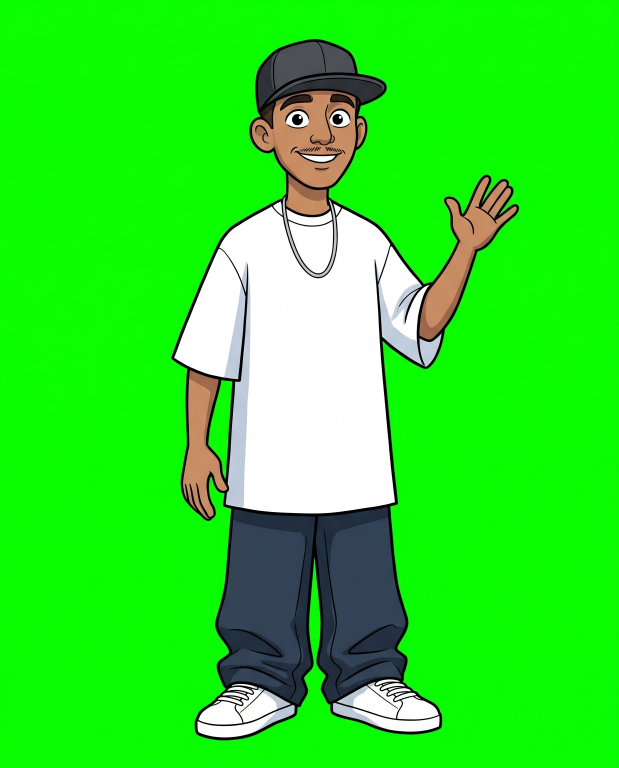
#> input picture kit/kevin/original_principal.jpg, 1856 x 2304 px (shown at 1/3 size)
$ python -i estilizar.py   (imports and definitions only)
#> lines starting #> are read from the running program, lines starting #| are printed output that depends on the picture
#> in estilizar, img is the input picture: PIL image 1856x2304 RGB; mean R, G, B 48.9, 228.4, 41.2
"""Estiliza una foto con los colores de la marca.

Uso:  python3 kit/estilizar.py fotos/original.jpg salida.png [estilo] [ancho alto]
Estilos: duotono (por defecto) | poster | grabado
Tamaño por defecto 1080x760 (la franja de foto de la diapositiva tipo "foto").
Recorta al centro para llenar el tamaño pedido, con ligero sesgo hacia arriba (caras).
"""
import sys
from PIL import Image, ImageOps, ImageFilter, ImageDraw, ImageEnhance

NAVY, MID, GOLD, PAPER = (15, 35, 64), (42, 63, 99), (212, 160, 23), (245, 242, 235)


def fit(img, w, h):
#> called with w = 1080, h = 760
    sw, sh = img.size
#> sw = 1856; sh = 2304
    scale = max(w / sw, h / sh)
#> scale = 0.582
    img = img.resize((round(sw * scale), round(sh * scale)), Image.LANCZOS)
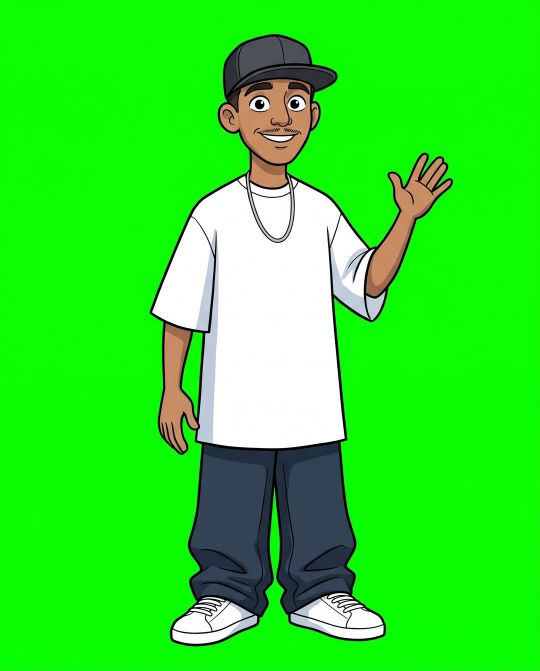
#> img: PIL image 1080x1341 RGB (shown at 1/2 size); mean R, G, B 48.9, 228.4, 41.2
    x = (img.width - w) // 2
#> x = 0
    y = int((img.height - h) * 0.35)        # sesgo hacia arriba
#> y = 203
    return img.crop((x, y, x + w, y + h))
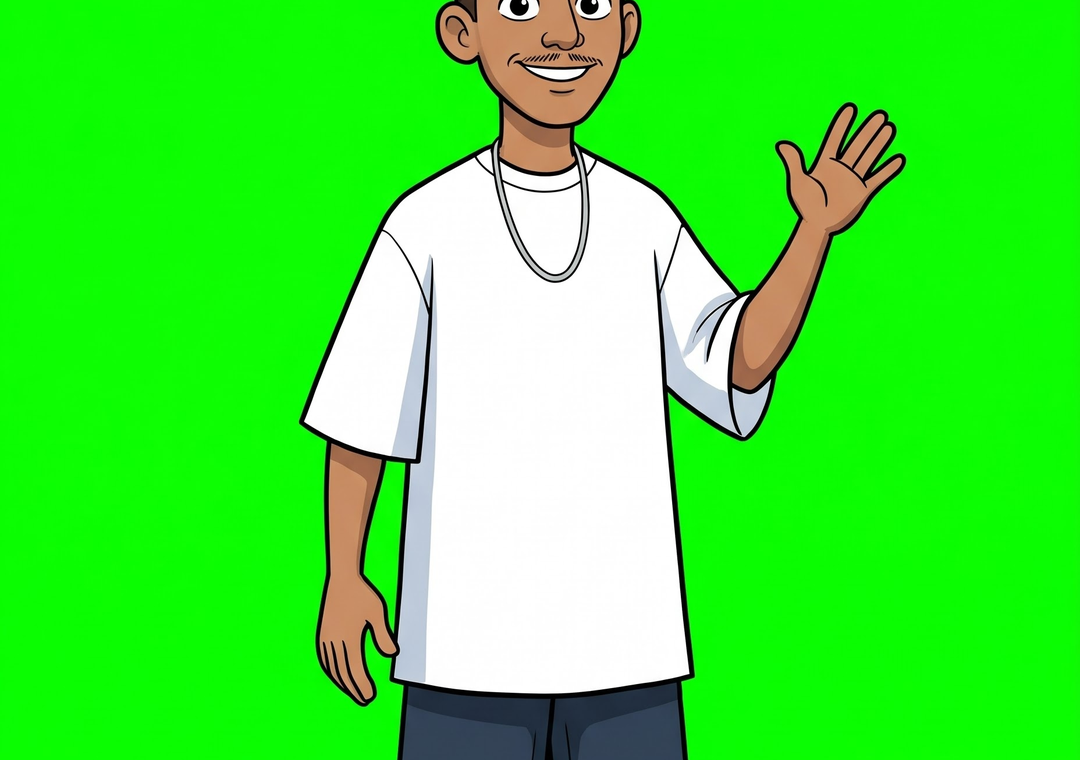
#> returned value: PIL image 1080x760 RGB; mean R, G, B 68.2, 234.5, 57.7


def gray(img):
    g = ImageOps.grayscale(img)
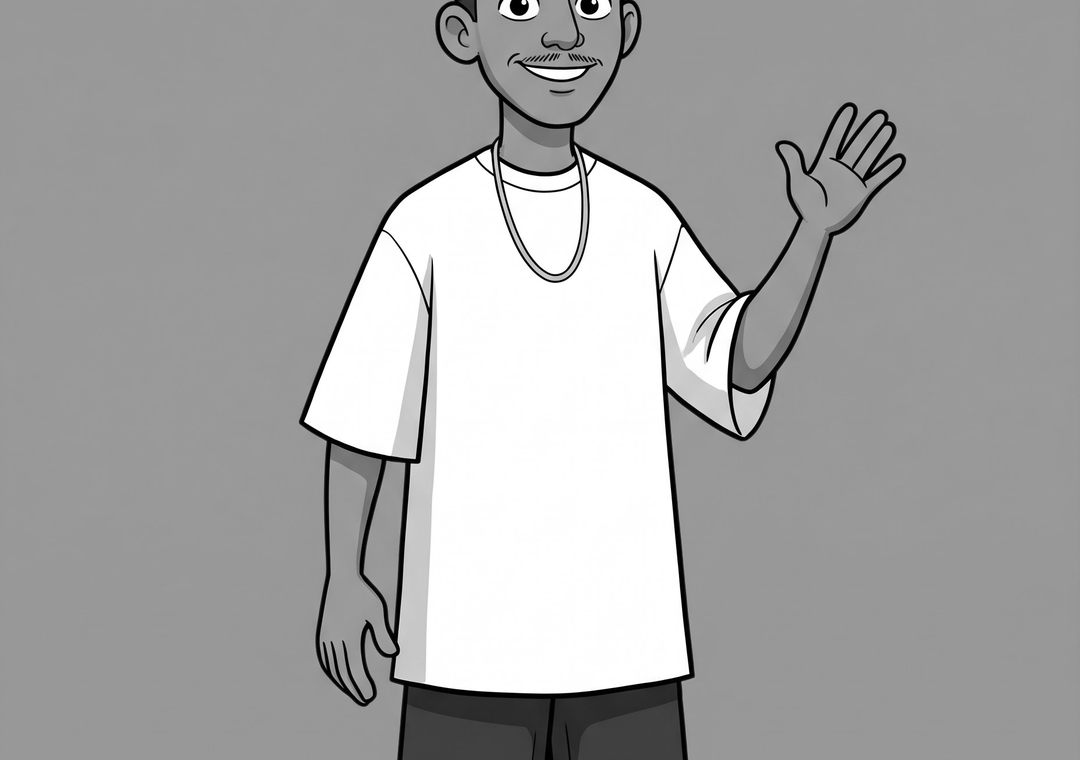
#> g: PIL image 1080x760 L; min 0, max 255, mean 164.6
    g = ImageOps.autocontrast(g, cutoff=1)
    return ImageEnhance.Contrast(g).enhance(1.15)
#> returned value: PIL image 1080x760 L


def ramp(stops):
    """Mapa de 256 colores interpolando entre (posición, color)."""
    lut = []
#> lut = []
    for i in range(256):
        t = i / 255
        for (p0, c0), (p1, c1) in zip(stops, stops[1:]):
            if p0 <= t <= p1:
                k = (t - p0) / (p1 - p0)
                lut.append(tuple(round(a + (b - a) * k) for a, b in zip(c0, c1)))
                break
#> after the loop, lut = 256 items, first 6: (15, 35, 64), (15, 35, 64), (15, 35, 64), (16, 36, 65), (16, 36, 65), (16, 36, 65)
    return lut


def apply_lut(g, lut):
    r = g.point([c[0] for c in lut]); gg = g.point([c[1] for c in lut]); b = g.point([c[2] for c in lut])
#> after `r = g.point([c[0] for c in lut])`:
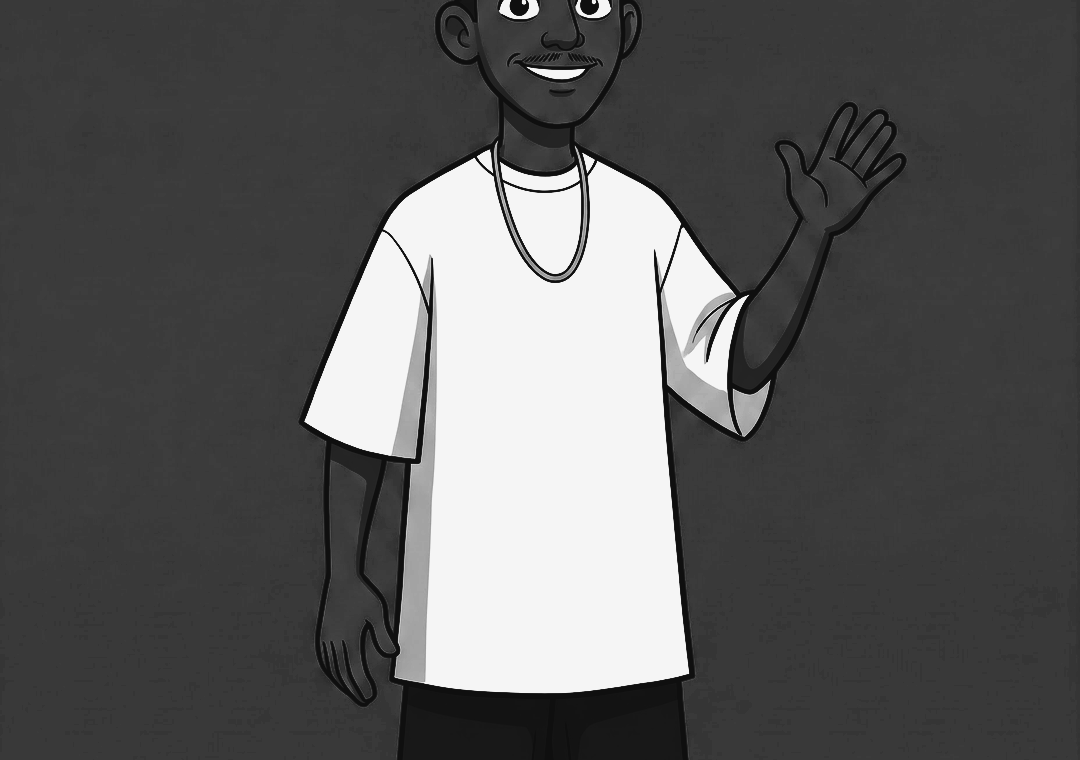
#> r: PIL image 1080x760 L; min 15, max 245, mean 90.7
#> after `b = g.point([c[2] for c in lut])`:
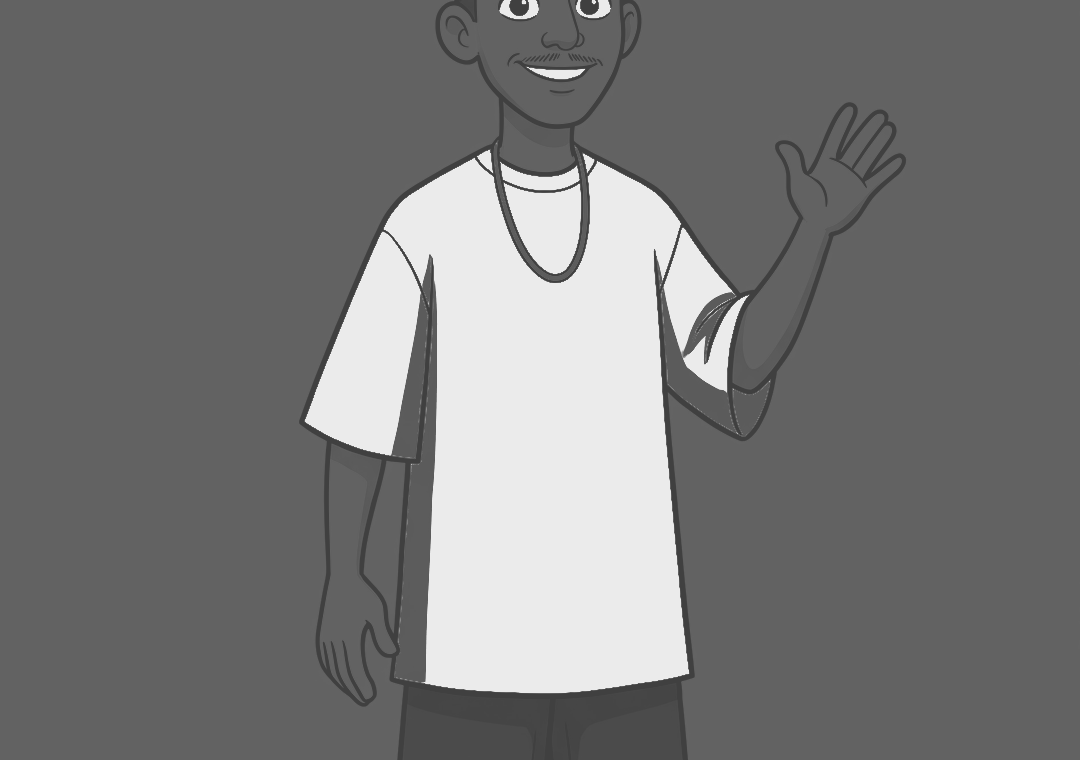
#> b: PIL image 1080x760 L; min 64, max 235, mean 120.4
    return Image.merge("RGB", (r, gg, b))
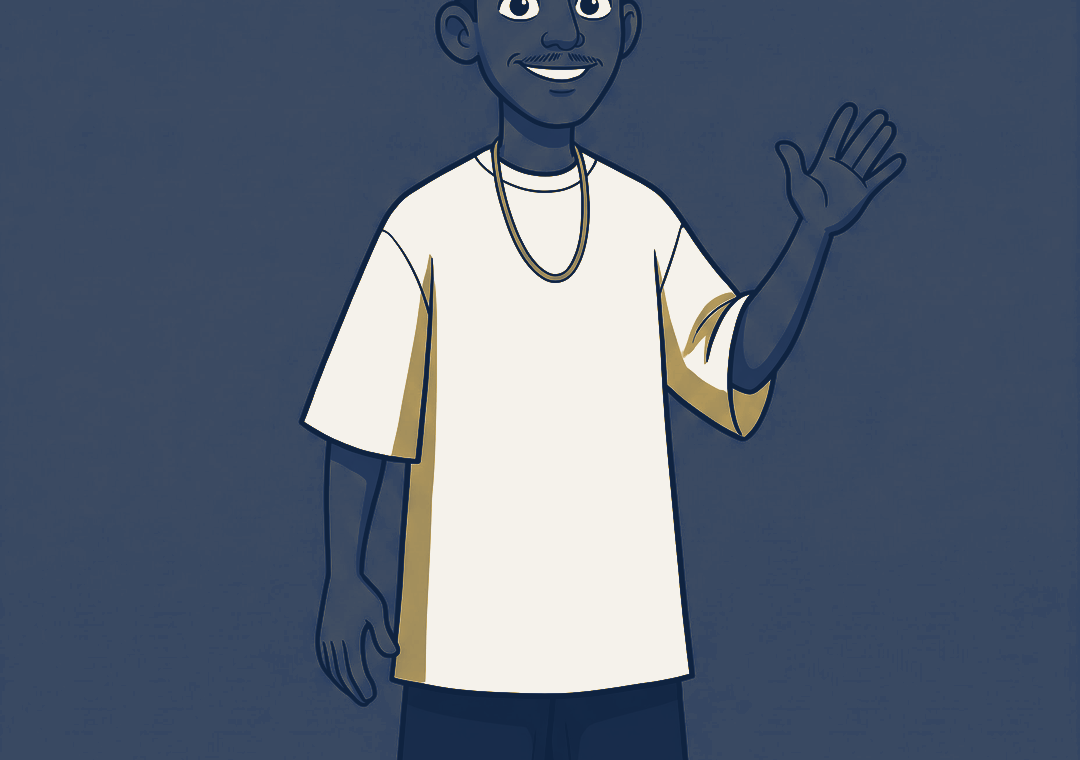
#> returned value: PIL image 1080x760 RGB; mean R, G, B 90.7, 102.5, 120.4


def duotono(g):
    return apply_lut(g, ramp([(0, NAVY), (0.55, MID), (0.85, (190, 160, 90)), (1, PAPER)]))


def poster(g):
    g = g.filter(ImageFilter.MedianFilter(5))
    levels = [NAVY, MID, GOLD, PAPER]
    cuts = [0.30, 0.55, 0.80]
    lut = []
    for i in range(256):
        t = i / 255
        lut.append(levels[sum(t > c for c in cuts)])
    return apply_lut(g, lut)


def grabado(g, cell=10):
    w, h = g.size
    out = Image.new("RGB", (w, h), PAPER)
    d = ImageDraw.Draw(out)
    small = g.resize((w // cell, h // cell), Image.BILINEAR)
    for y in range(small.height):
        for x in range(small.width):
            darkness = 1 - small.getpixel((x, y)) / 255
            r = (cell * 0.64) * darkness ** 1.1
            if r > 0.6:
                cx, cy = x * cell + cell / 2, y * cell + cell / 2
                d.ellipse((cx - r, cy - r, cx + r, cy + r), fill=NAVY)
    return out


STYLES = {"duotono": duotono, "poster": poster, "grabado": grabado}


def estilizar(src, dst, estilo="duotono", w=1080, h=760):
    img = Image.open(src).convert("RGB")
    img = fit(img, w, h)
    out = STYLES[estilo](gray(img))
    out.save(dst)
    return dst


# [5 lines not run here, left out]

>>> result = estilizar('kevin/original_principal.jpg', 'out.png')
